Frame 1 (no input): blank canvas, image omitted
Frame 60 (no input): blank canvas, image omitted
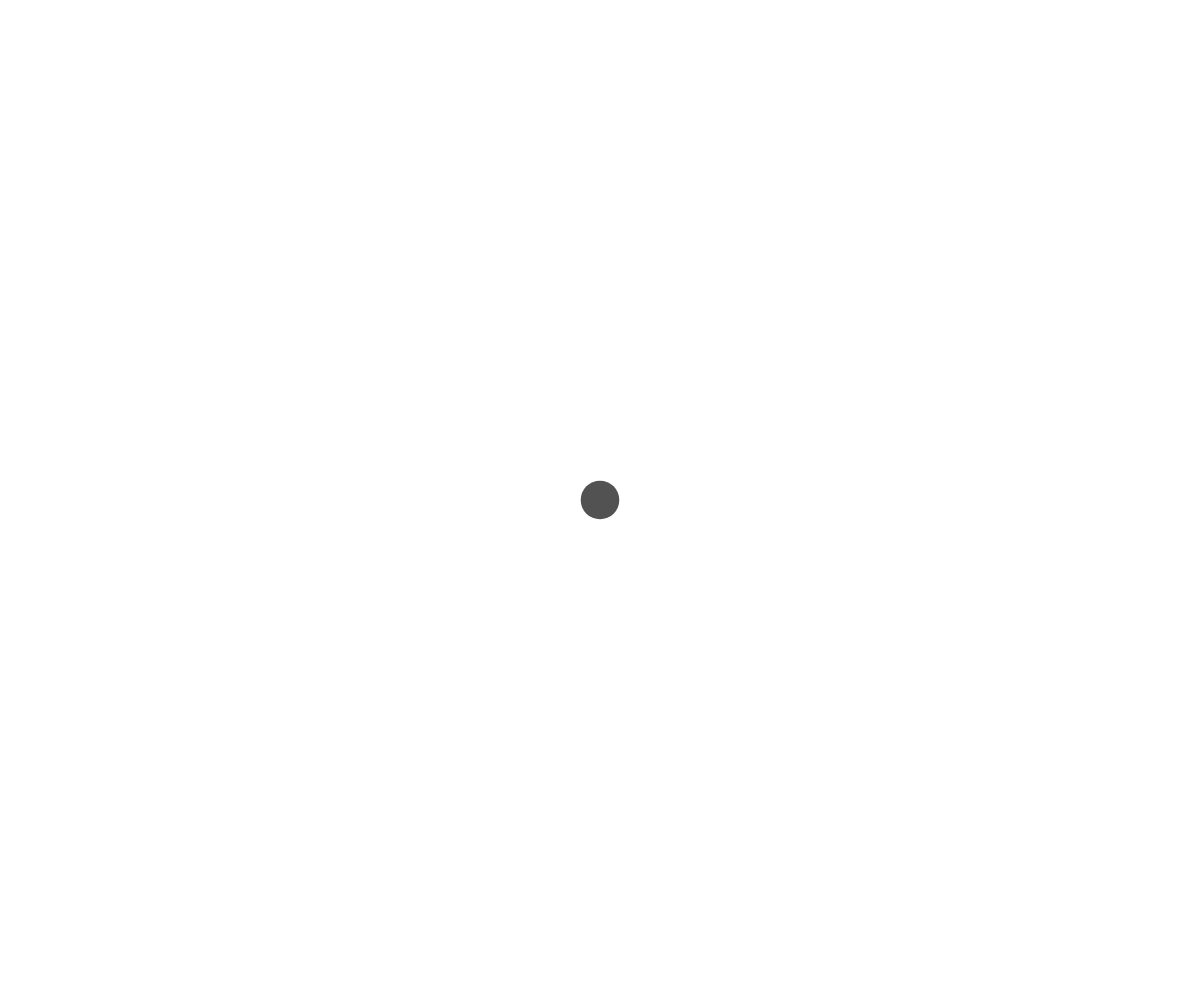
Frame 120 (the mouse pressed at the canvas centre since frame 60)

The p5.js sketch whose frames 1 and 60 were blank and that drew this single picture after the mouse press (run headless with seeded random() and noise() and a simulated clock; from frame 60 on, the mouse is pressed at the canvas centre):

// p5.js sketch
// ── sketch.js
let circles = [];

function setup() {
    createCanvas(windowWidth, windowHeight);
}

function draw() {
    background(255);

    for (let i = 0; i < circles.length; i++) {
        circles[i].display();
        circles[i].fade();
    }
}

function mousePressed() {
    circles.push(new Circle(mouseX, mouseY));
}

// ── circle.js
class Circle {

    constructor(x, y) {
        this.x = x;
        this.y = y;
        this.d = random(10, 50);
        this.grey = random(150);
        this.alpha = 255;
    }

    display() {
        noStroke();
        fill(this.grey, this.alpha);
        ellipse(this.x, this.y, this.d, this.d);
    }

    fade() {
        this.alpha--;
    }

}
